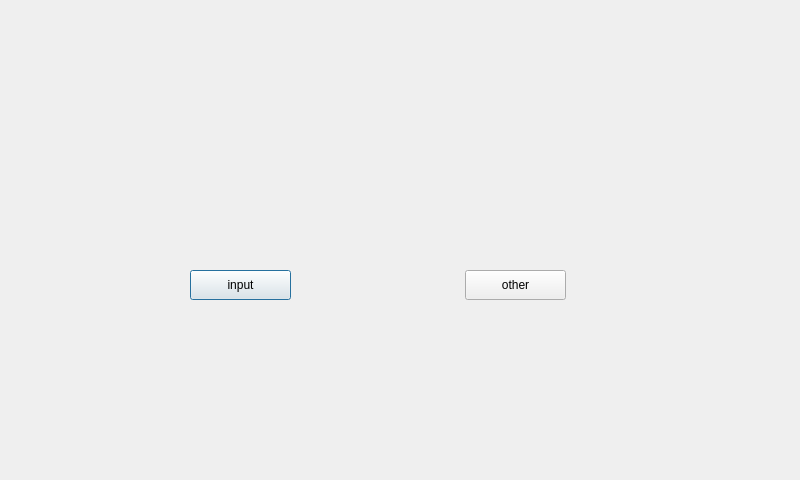
<?xml version="1.0" encoding="UTF-8"?>
<ui version="4.0">
 <class>MainDialog</class>
 <widget class="QDialog" name="MainDialog">
  <property name="geometry">
   <rect>
    <x>0</x>
    <y>0</y>
    <width>800</width>
    <height>480</height>
   </rect>
  </property>
  <property name="windowTitle">
   <string>MainDialog</string>
  </property>
  <widget class="QPushButton" name="pushButton">
   <property name="geometry">
    <rect>
     <x>190</x>
     <y>270</y>
     <width>101</width>
     <height>30</height>
    </rect>
   </property>
   <property name="text">
    <string>input</string>
   </property>
  </widget>
  <widget class="QPushButton" name="pushButton_2">
   <property name="geometry">
    <rect>
     <x>465</x>
     <y>270</y>
     <width>101</width>
     <height>30</height>
    </rect>
   </property>
   <property name="text">
    <string>other</string>
   </property>
  </widget>
 </widget>
 <layoutdefault spacing="6" margin="11"/>
 <resources/>
 <connections/>
</ui>
